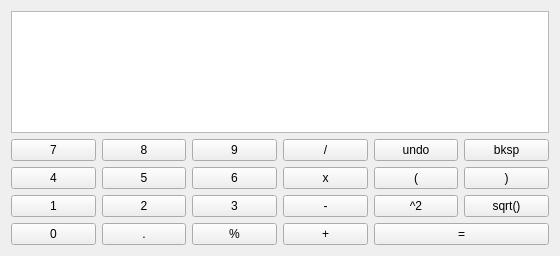
<?xml version="1.0" encoding="UTF-8"?>
<ui version="4.0">
 <class>Calculator</class>
 <widget class="QWidget" name="Calculator">
  <property name="enabled">
   <bool>true</bool>
  </property>
  <property name="geometry">
   <rect>
    <x>0</x>
    <y>0</y>
    <width>560</width>
    <height>256</height>
   </rect>
  </property>
  <property name="windowTitle">
   <string>Calculator</string>
  </property>
  <layout class="QGridLayout" name="gridLayout_2">
   <item row="0" column="0">
    <widget class="QPlainTextEdit" name="textInput">
     <property name="font">
      <font>
       <family>Ubuntu</family>
       <pointsize>16</pointsize>
       <weight>75</weight>
       <bold>true</bold>
      </font>
     </property>
     <property name="layoutDirection">
      <enum>Qt::LeftToRight</enum>
     </property>
    </widget>
   </item>
   <item row="2" column="0">
    <layout class="QGridLayout" name="gridLayout">
     <item row="0" column="4">
      <widget class="QPushButton" name="btnUndo">
       <property name="text">
        <string>undo</string>
       </property>
      </widget>
     </item>
     <item row="2" column="0">
      <widget class="QPushButton" name="btnOne">
       <property name="text">
        <string>1</string>
       </property>
      </widget>
     </item>
     <item row="2" column="1">
      <widget class="QPushButton" name="btnTwo">
       <property name="text">
        <string>2</string>
       </property>
      </widget>
     </item>
     <item row="0" column="1">
      <widget class="QPushButton" name="btnEight">
       <property name="text">
        <string>8</string>
       </property>
      </widget>
     </item>
     <item row="0" column="0">
      <widget class="QPushButton" name="btnSeven">
       <property name="text">
        <string>7</string>
       </property>
      </widget>
     </item>
     <item row="1" column="3">
      <widget class="QPushButton" name="btnMultiply">
       <property name="text">
        <string>x</string>
       </property>
      </widget>
     </item>
     <item row="3" column="1">
      <widget class="QPushButton" name="btnDecimalPoint">
       <property name="text">
        <string>.</string>
       </property>
      </widget>
     </item>
     <item row="1" column="5">
      <widget class="QPushButton" name="btnCloseParen">
       <property name="text">
        <string>)</string>
       </property>
      </widget>
     </item>
     <item row="2" column="4">
      <widget class="QPushButton" name="btnSquare">
       <property name="text">
        <string>^2</string>
       </property>
      </widget>
     </item>
     <item row="2" column="5">
      <widget class="QPushButton" name="btnSqrt">
       <property name="text">
        <string>sqrt()</string>
       </property>
      </widget>
     </item>
     <item row="1" column="2">
      <widget class="QPushButton" name="btnSix">
       <property name="text">
        <string>6</string>
       </property>
      </widget>
     </item>
     <item row="0" column="5">
      <widget class="QPushButton" name="btnBackspace">
       <property name="text">
        <string>bksp</string>
       </property>
      </widget>
     </item>
     <item row="0" column="2">
      <widget class="QPushButton" name="btnNine">
       <property name="text">
        <string>9</string>
       </property>
      </widget>
     </item>
     <item row="1" column="1">
      <widget class="QPushButton" name="btnFive">
       <property name="text">
        <string>5</string>
       </property>
      </widget>
     </item>
     <item row="2" column="3">
      <widget class="QPushButton" name="btnSubtract">
       <property name="text">
        <string>-</string>
       </property>
      </widget>
     </item>
     <item row="3" column="0">
      <widget class="QPushButton" name="btnZero">
       <property name="text">
        <string>0</string>
       </property>
      </widget>
     </item>
     <item row="1" column="4">
      <widget class="QPushButton" name="btnOpenParen">
       <property name="text">
        <string>(</string>
       </property>
      </widget>
     </item>
     <item row="0" column="3">
      <widget class="QPushButton" name="btnDivide">
       <property name="text">
        <string>/</string>
       </property>
      </widget>
     </item>
     <item row="3" column="3">
      <widget class="QPushButton" name="btnAdd">
       <property name="text">
        <string>+</string>
       </property>
      </widget>
     </item>
     <item row="1" column="0">
      <widget class="QPushButton" name="btnFour">
       <property name="text">
        <string>4</string>
       </property>
      </widget>
     </item>
     <item row="3" column="2">
      <widget class="QPushButton" name="btnPercent">
       <property name="text">
        <string>%</string>
       </property>
      </widget>
     </item>
     <item row="3" column="4" colspan="2">
      <widget class="QPushButton" name="btnSolve">
       <property name="text">
        <string>=</string>
       </property>
      </widget>
     </item>
     <item row="2" column="2">
      <widget class="QPushButton" name="btnThree">
       <property name="text">
        <string>3</string>
       </property>
      </widget>
     </item>
    </layout>
   </item>
  </layout>
 </widget>
 <resources/>
 <connections/>
</ui>
